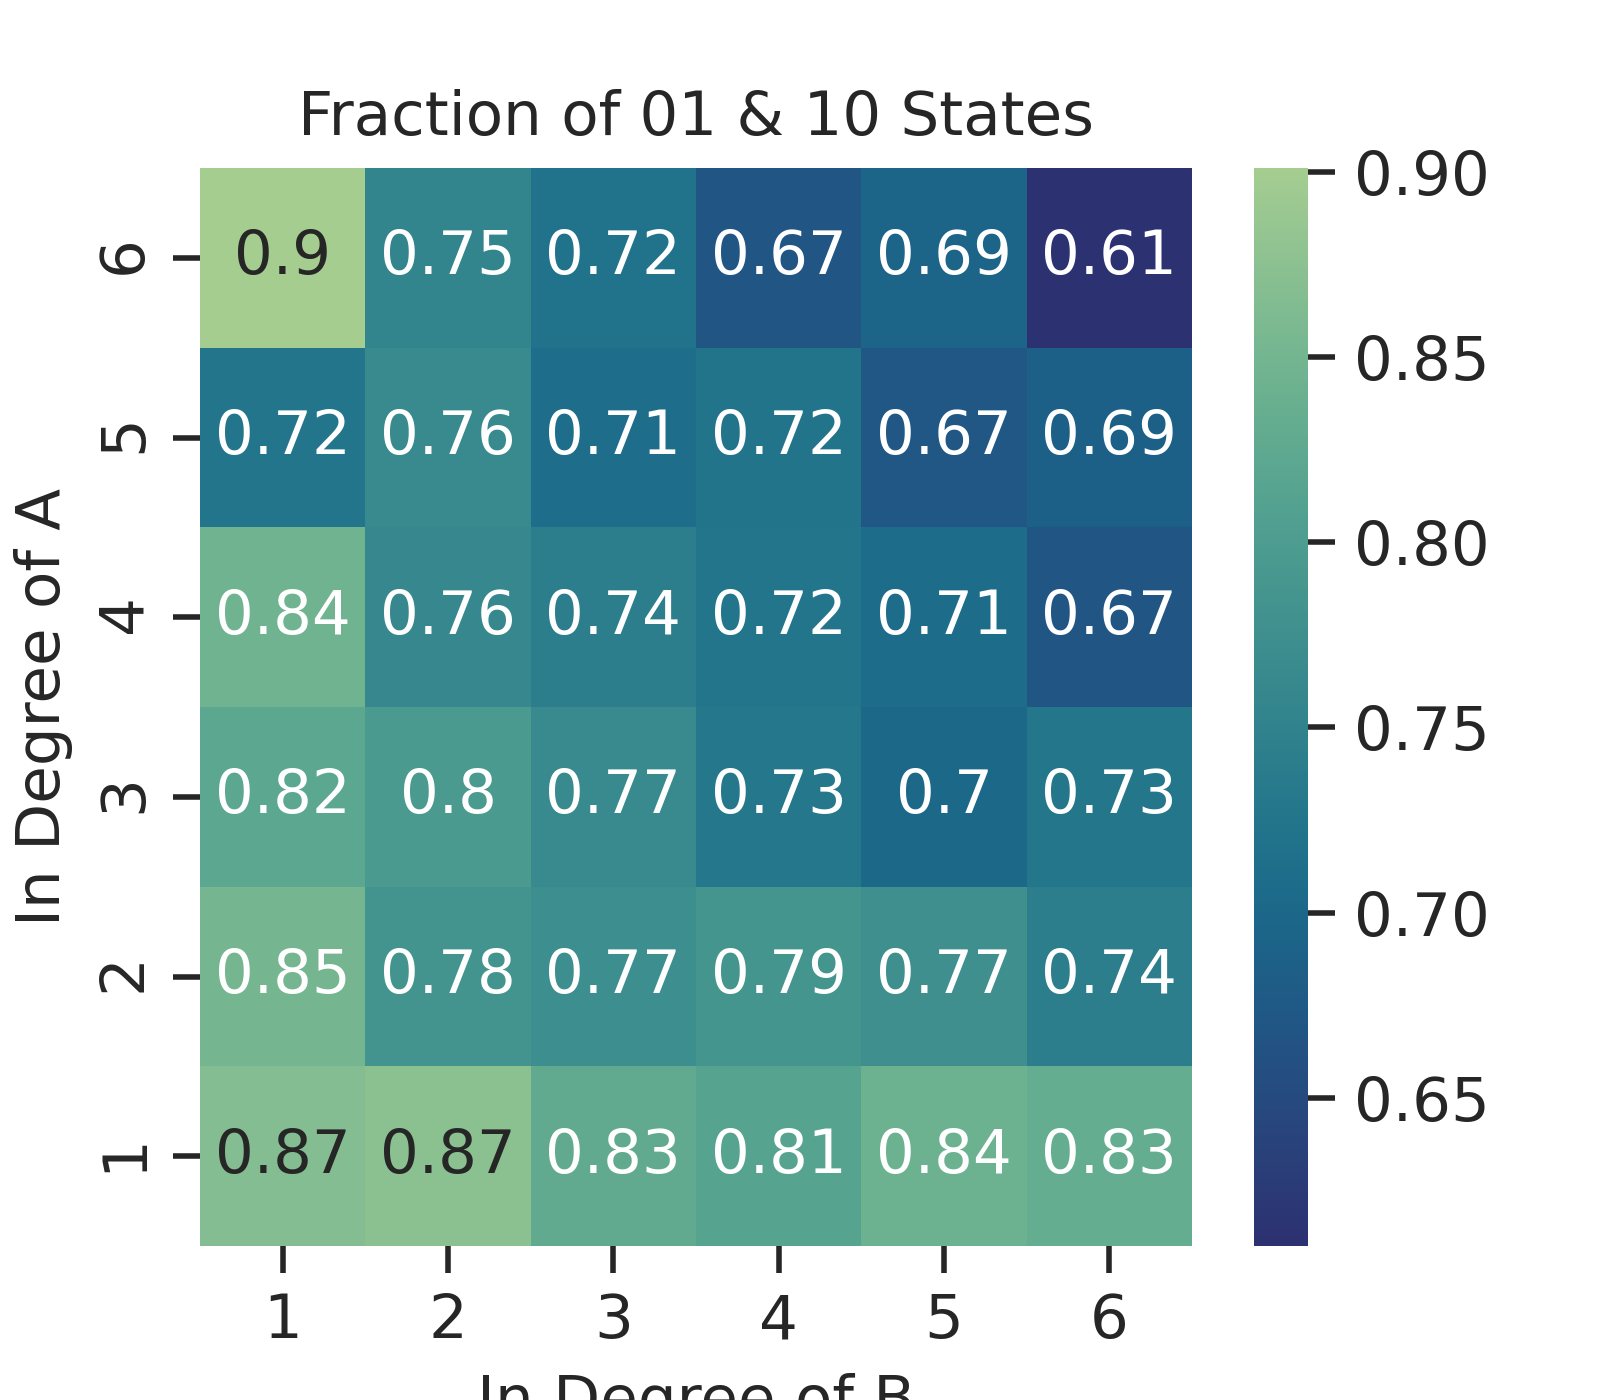

Here is the Python script that generated this plot:
from matplotlib import pyplot as plt
import seaborn as sns
import pandas as pd
import numpy as np
from scipy import stats
from numpy.polynomial.polynomial import polyfit
from math import log

dfli = ["710", "720", "730", "1220", "1240", "1260", "1730", "1760", "1790", "2240", "2280", "22120"]
#dfli = ["710", "1220", "1730", "2240"]
#dfli = ["720", "1240", "1760", "2280"]
#dfli = ["730", "1260", "1790",  "22120"]

mdf = pd.DataFrame()

for dfl in dfli:
    bdf = pd.read_csv("B"+dfl+"TS.csv").iloc[:, 2:]
    cdf = pd.read_csv("C"+dfl+"TS.csv").iloc[:, 2:]
    cpdf = pd.read_csv("CP"+dfl+"TS.csv").iloc[:, 1:]
    ddf = pd.read_csv("D"+dfl+"TS.csv").iloc[:, 1:5]
    #idf = pd.read_csv("I"+dfl+"TS.csv").iloc[:, 2:]
    df = pd.concat([cdf, cpdf, bdf, ddf], axis = 1)
    #print(df.head())
    mdf = mdf.append(df)

mdf["InABR"] = np.log2(mdf["InA"]/mdf["InB"])
mdf["BCABR"] = np.log2(mdf["BC A"]/mdf["BC B"])
#mdf["PNRA"] = mdf["PInA"]/mdf["NInA"]
#mdf["PNRB"] = mdf["PInB"]/mdf["NInB"]

print(mdf.head())
print(mdf.shape)


sns.set(rc={'figure.figsize':(4,3.5)})
sns.set_context("paper", rc={"font.weight":'bold',"legend.fontsize":11,"legend.title_fontsize":11,"font.size":11,"axes.titlesize":11,"axes.labelsize":11,"xtick.labelsize":11,"ytick.labelsize":11})
#sns.set_context("paper", rc={"legend.fontsize":12,"font.size":12,"axes.titlesize":12,"axes.labelsize":12,"xtick.labelsize":12,"ytick.labelsize":12})
sns.set_style("ticks")

iili = []

for s in range(1,7):
    for d in range(1,7):
        sdf = mdf[(mdf["InA"]==s) & (mdf["InB"]==d)]
        if not sdf.empty:
            ccmean = round(np.mean(list(sdf["ConPr"])), 3)
            #ccstd = round(np.std(list(sdf["CC AB"])), 3)
            #iili.append([s,d,ccmean,ccstd])
            iili.append([s,d,ccmean])

ia = [item[0] for item in iili]
ib = [item[1] for item in iili]
ccm = [item[2] for item in iili]
ccmn = [abs(item)*100*5 for item in ccm]
#
#[print(item) for item in iili]

# HEATMAP CODE
pldf = pd.DataFrame(iili, columns=["InA", "InB", "Value"])
pldf = pldf.pivot('InA', 'InB', 'Value')
ax = sns.heatmap(pldf, annot=True, cmap="crest_r", cbar_kws={'label': ''})
ax.invert_yaxis()
plt.xlabel("In Degree of B")
plt.ylabel("In Degree of A")
plt.title("Fraction of 01 & 10 States")
plt.savefig("F4Aii.svg",dpi=400)
plt.savefig("F4Aii.png",dpi=400, pad_inches=0)
plt.show()

